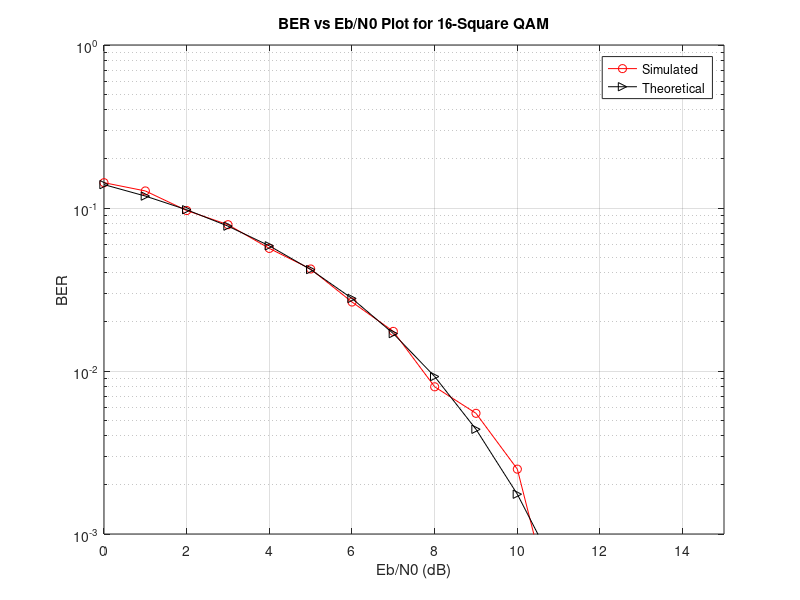

This chart was generated by the following MATLAB code:
clc;
clear all;
close all;
pkg load communications
N = 4000;
x = randi([0,1],1,N); 
M = 16;  
d = sqrt(2/5); 


yy = [];
for i=1:4:length(x)
  if x(i)==0 && x(i+1)==0 & x(i+2)==0 & x(i+3)==0
    y = -3*d/2+j*(-3*d/2);
  elseif x(i)==0 && x(i+1)==0 & x(i+2)==0 & x(i+3)==1
    y = -3*d/2+j*(-d/2);
  elseif x(i)==0 && x(i+1)==0 & x(i+2)==1 & x(i+3)==1
    y = -3*d/2+j*(d/2);
  elseif x(i)==0 && x(i+1)==0 & x(i+2)==1 & x(i+3)==0
    y = -3*d/2+j*(3*d/2);
    
  elseif x(i)==0 && x(i+1)==1 & x(i+2)==0 & x(i+3)==0
    y = -d/2+j*(-3*d/2);
  elseif x(i)==0 && x(i+1)==1 & x(i+2)==0 & x(i+3)==1
    y = -d/2+j*(-d/2);
  elseif x(i)==0 && x(i+1)==1 & x(i+2)==1 & x(i+3)==1
    y = -d/2+j*(d/2);
  elseif x(i)==0 && x(i+1)==1 & x(i+2)==1 & x(i+3)==0
    y = -d/2+j*(3*d/2);
    
  elseif x(i)==1 && x(i+1)==1 & x(i+2)==0 & x(i+3)==0
    y = d/2+j*(-3*d/2);
  elseif x(i)==1 && x(i+1)==1 & x(i+2)==0 & x(i+3)==1
    y = d/2+j*(-d/2);
  elseif x(i)==1 && x(i+1)==1 & x(i+2)==1 & x(i+3)==1
    y = d/2+j*(d/2);
  elseif x(i)==1 && x(i+1)==1 & x(i+2)==1 & x(i+3)==0
    y = d/2+j*(3*d/2);
    
  elseif x(i)==1 && x(i+1)==0 & x(i+2)==0 & x(i+3)==0
    y = 3*d/2+j*(-3*d/2);
  elseif x(i)==1 && x(i+1)==0 & x(i+2)==0 & x(i+3)==1
    y = 3*d/2+j*(-d/2);
  elseif x(i)==1 && x(i+1)==0 & x(i+2)==1 & x(i+3)==1
    y = 3*d/2+j*(d/2);
  elseif x(i)==1 && x(i+1)==0 & x(i+2)==1 & x(i+3)==0
    y = 3*d/2+j*(3*d/2);
  endif

yy = [yy y];
endfor


ber_simulated = [];
ber_theoretical = [];
ref_symbols = [-3*d/2+j*(-3*d/2) -3*d/2+j*(-d/2) -3*d/2+j*d/2 -3*d/2+j*(3*d/2) -d/2+j*(-3*d/2) -d/2+j*(-d/2) -d/2+j*d/2 -d/2+j*(3*d/2) d/2+j*(-3*d/2) d/2+j*(-d/2) d/2+j*d/2 d/2+j*(3*d/2) 3*d/2+j*(-3*d/2) 3*d/2+j*(-d/2) 3*d/2+j*d/2 3*d/2+j*(3*d/2)];
for EbN0db = 0:15
EbN0 = 10^(EbN0db/10);
n = (1/sqrt(2))*[randn(1,length(yy)) + 1j*randn(1,length(yy))];
sigma = sqrt(1/((log2(M))*EbN0));
r = yy + sigma*n;


min_dist_index = [];
for i=1:length(r)
  Dist = [];
  for k=1:length(ref_symbols)
  dist = sqrt((real(r(i))-real(ref_symbols(k)))^2 + (imag(r(i))-imag(ref_symbols(k)))^2); 
  Dist = [Dist dist];
  endfor
  min_dist_index = [min_dist_index find(Dist==min(Dist))];
endfor


x_estimated = [];
for i=1:length(r)
  if ref_symbols(min_dist_index(i))== -3*d/2+j*(-3*d/2);
    x_estimated = [x_estimated 0 0 0 0];
  elseif ref_symbols(min_dist_index(i))== -3*d/2+j*(-d/2);
    x_estimated = [x_estimated 0 0 0 1];
  elseif ref_symbols(min_dist_index(i))== -3*d/2+j*(d/2);
    x_estimated = [x_estimated 0 0 1 1];
  elseif ref_symbols(min_dist_index(i))== -3*d/2+j*(3*d/2);
    x_estimated = [x_estimated 0 0 1 0];
    
  elseif ref_symbols(min_dist_index(i))== -d/2+j*(-3*d/2);
    x_estimated = [x_estimated 0 1 0 0];
  elseif ref_symbols(min_dist_index(i))== -d/2+j*(-d/2);
    x_estimated = [x_estimated 0 1 0 1];
  elseif ref_symbols(min_dist_index(i))== -d/2+j*(d/2);
    x_estimated = [x_estimated 0 1 1 1];
  elseif ref_symbols(min_dist_index(i))== -d/2+j*(3*d/2);
    x_estimated = [x_estimated 0 1 1 0];
    
  elseif ref_symbols(min_dist_index(i))== d/2+j*(-3*d/2);
    x_estimated = [x_estimated 1 1 0 0];
  elseif ref_symbols(min_dist_index(i))== d/2+j*(-d/2);
    x_estimated = [x_estimated 1 1 0 1];
  elseif ref_symbols(min_dist_index(i))== d/2+j*(d/2);
    x_estimated = [x_estimated 1 1 1 1];
  elseif ref_symbols(min_dist_index(i))== d/2+j*(3*d/2);
    x_estimated = [x_estimated 1 1 1 0];
    
  elseif ref_symbols(min_dist_index(i))== 3*d/2+j*(-3*d/2);
    x_estimated = [x_estimated 1 0 0 0];
  elseif ref_symbols(min_dist_index(i))== 3*d/2+j*(-d/2);
    x_estimated = [x_estimated 1 0 0 1];
  elseif ref_symbols(min_dist_index(i))== 3*d/2+j*(d/2);
    x_estimated = [x_estimated 1 0 1 1];
  elseif ref_symbols(min_dist_index(i))== 3*d/2+j*(3*d/2);
    x_estimated = [x_estimated 1 0 1 0];
  endif
endfor

% BER Computation
ber_simulated =[ber_simulated sum(x~=x_estimated)/N];  
ber_theoretical = [ber_theoretical (3/(2*log2(M)))*erfc(sqrt(2*EbN0/5))];
endfor
EbN0db = 0:15;

% BER Plotting
semilogy(EbN0db, ber_simulated, 'ro-', EbN0db, ber_theoretical, 'k>-');
title('BER vs Eb/N0 Plot for 16-Square QAM');
xlabel('Eb/N0 (dB)');
ylabel('BER');
grid on;
legend('Simulated', 'Theoretical');
axis([0 15 10^-3 10^0]);